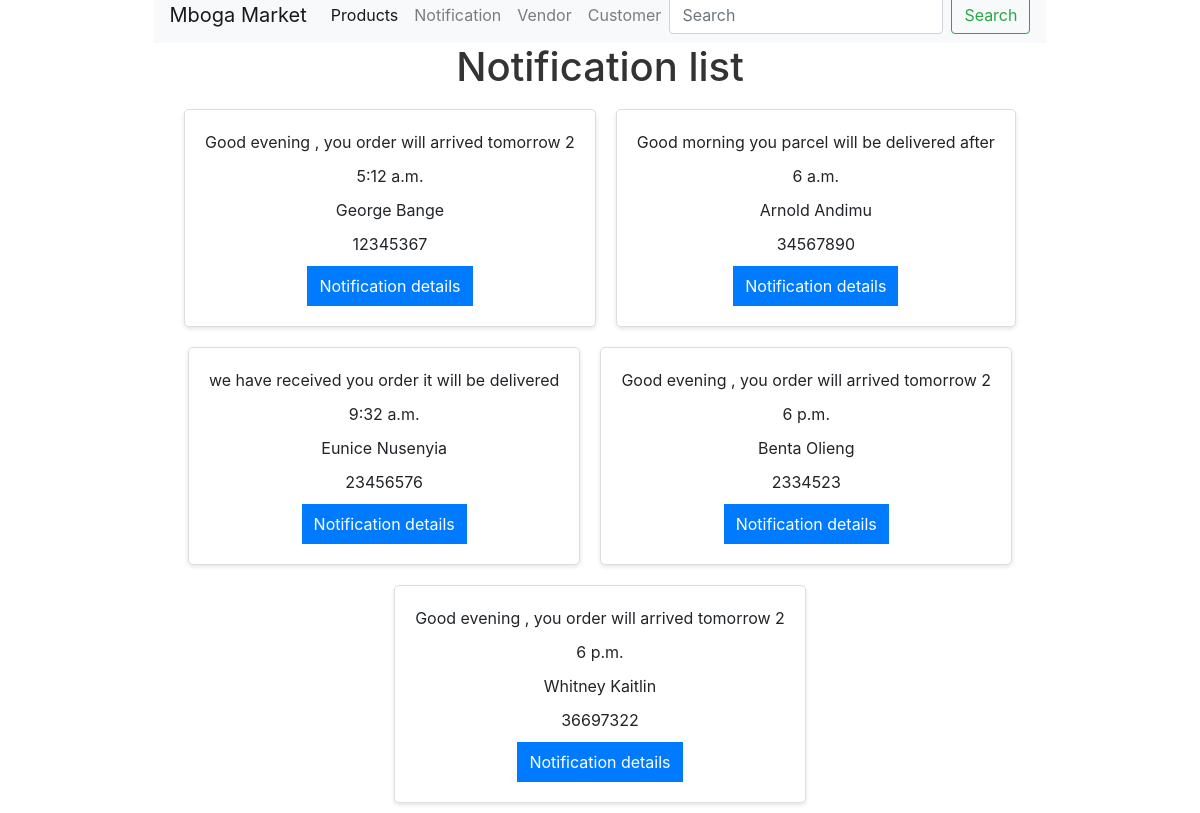
Page /notification/notifications/list on the committed database.
### notification/models.py (models this page shows, shortened)
class Notifications(models.Model):
    message = models.CharField(max_length=48)
    time = models.TimeField()
    date = models.DateField()
    customer = models.CharField(max_length=48)
    identification_number = models.CharField(max_length=48)

### notification/views.py (the view)
# urls.py: path("notifications/list",notification_list,name="notification_list_view"),
def notification_list(request):
    notifications=Notifications.objects.all()
    return render(request,'notifications/display_notification.html',{"notifications": notifications})

### templates/notifications/display_notification.html (shortened to what this page needs)
<!DOCTYPE html>
<html lang="en">
<head>
    {% load static %}
    <link rel="stylesheet" href="{% static 'Css/product_list.css' %}">
</head>
<body>
    {% include 'navbar.html'%}
    <div>
        <h1>Notification list</h1>
        <div class="main-container">
            {% for notification in notifications %}
            <div class="main">
                <p>{{ notification.message }}</p>
                <p>{{ notification.time }}</p>
                <p>{{ notification.customer }}</p>
                <p>{{ notification.identification_number }}</p>
                <button><a href="{% url 'notification_detail_view' id=notification.id %}">Notification details</a></button>
            </div>
            {% endfor %}
        </div>
    </div>
</body>
</html>

### inventory/static/Css/product_list.css (style rules this page uses)
body { font-family: Arial, sans-serif; }
table,h1 { text-align: center; color: purple; }
a { text-decoration: none; color: rgb(41, 19, 243); }

### templates/notifications/display_notification.html (style rules this page uses)
body, h1, p { margin: 0; padding: 0; }
body { font-family: Arial, sans-serif; background-color: #EC407A; display: flex; flex-direction: column; align-items: center; justify-content: center; height: 100vh; }
h1 { font-size: 24px; color: #333; margin-bottom: 20px; }
.main-container { display: flex; flex-wrap: wrap; justify-content: center; }
.main { background-color: #fff; border: 1px solid #ddd; padding: 20px; margin: 10px; border-radius: 5px; box-shadow: 0 2px 4px rgba(0, 0, 0, 0.1); text-align: center; }
.main p { font-size: 16px; margin-bottom: 10px; }
button { background-color: #007bff; color: white; border: none; padding: 8px 12px; border-radius: 5px; cursor: pointer; transition: background-color 0.3s; }
button a { color: white; text-decoration: none; }

### rows in the picture
Notifications: message "Good evening , you order will arrived tomorrow 2", time "5:12 a.m.", customer "George Bange", identification_number "12345367"
Notifications: message "Good morning you parcel will be delivered after", time "6 a.m.", customer "Arnold Andimu", identification_number "34567890"
Notifications: message "we have received you order it will be delivered", time "9:32 a.m.", customer "Eunice Nusenyia", identification_number "23456576"
Notifications: message "Good evening , you order will arrived tomorrow 2", time "6 p.m.", customer "Benta Olieng", identification_number "2334523"
Notifications: message "Good evening , you order will arrived tomorrow 2", time "6 p.m.", customer "Whitney Kaitlin", identification_number "36697322"
